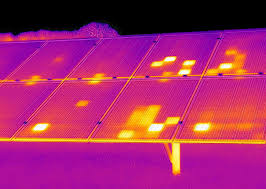
#> input picture images.jpg, 266 x 189 px
$ python image_processor.py images.jpg   (older library calls are emulated)
#> lines starting #> are read from the running program, lines starting #| are printed output that depends on the picture; after the words box and inside, x2 and y2 are one past the last pixel; in counts of white or black regions, pixels touching at a corner belong together
#Author: William Tarte
#Current Purpose: Detect the lit IR bright spot on an image of a solar panel

##TODO: Pre-proccess the image to get better detection
## Processing techniques: https://docs.opencv.org/3.1.0/d4/d13/tutorial_py_filtering.html


#import necessary packages
import cv2
import numpy as np
import argparse
import sys

#Class that does the image manipulation/holds the necessary information
class Detection(object):

    def __init__(self, img_path):

        self.image_path = img_path #String of the image path /// make sure it has double \\
        self.image_matrix = self.calculate_matrix() #Matrix representation of the grayscale image with preprocessing
        self.histogram, self.bin_edges = self.calculate_histogram() #Frequency values, left bin edges of the histogram
        self.peaks, self.valleys, self.lastmin, self.lastmax = self.find_t() #Pixel intensity values for peaks, values AND last valley value, last peak value

        #This thresholding uses my simple algorithm to find the best threshold value
        #It might be worth looking into Otsu's Method, Iterative Selection Thresholding Method and  balanced histogram thresholding method
        ret, self.thresh = cv2.threshold(self.image_matrix, self.lastmin , 255, cv2.THRESH_BINARY) #Applies thresholding to the input image

        self.detect()

    def calculate_histogram(self):
        """
        Calculates the input image's histogram and returns the pixel intensity
        frequency values and the left bin(category) edges
        """
        hist, bin_e = np.histogram(self.image_matrix, bins=range(self.image_matrix.min(),self.image_matrix.max()+1, 1))
        return hist, bin_e

    def calculate_matrix(self):
        """
        Reads the image in grayscale, and applies preprocessing.
        Returns the matrix representation (numpy) of the image.
        """
        img = cv2.imread(self.image_path, 0)
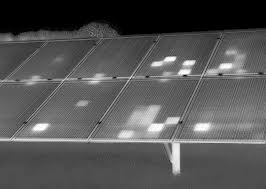
#> img: shape (189, 266); min 0, max 255, mean 84.2
        img = cv2.GaussianBlur(img,(5,5),0)
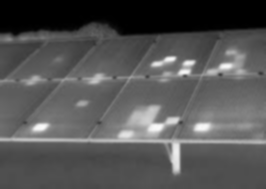
#> img: shape (189, 266); min 0, max 250, mean 84.2
#> in calculate_histogram, `hist, bin_e = np.histogram(self.image_matrix, bins=range(self.image_ma..`: hist = 250 values, max 6716 at index 0, min 8 at index 25, mean 201.1; bin_e = 251 values from 0 to 250
#> in __init__, `self.histogram, self.bin_edges = self.calculate_histogram()`: self.histogram has the same summary as hist in calculate_histogram
        return img

    def find_t(self):
        """
        Iteratively combs through the histogram to find the best threshold value.
        Returns the valley/peak values and the last peak/valley(threshold).
        """
        peaks = list()
        valleys = list()
        for index in range(0, len(self.bin_edges)-2):
            if self.histogram[index-1] > self.histogram[index] < self.histogram[index +1]:
                valleys.append(self.bin_edges[index])
            elif self.histogram[index-1] < self.histogram[index] > self.histogram[index +1]:
                peaks.append(self.bin_edges[index])
            else:
                continue
#> after the loop, peaks = 65 values from 0 to 247; valleys = 65 values from 6 to 246

        lastmax = peaks[-1]
#> lastmax = 247
        i = len(valleys) - 1
#> i = 64

        while valleys[i] >= lastmax:
            i = i - 1
#> this loop made 0 passes
#> after the loop, i = 64

        lastmin = valleys[i]
#> lastmin = 246
#> in __init__, `self.peaks, self.valleys, self.lastmin, self.lastmax = self.find_t()`: self.peaks = 65 values from 0 to 247; self.valleys = 65 values from 6 to 246; self.lastmin = 246; self.lastmax = 247
#> in __init__, `ret, self.thresh = cv2.threshold(self.image_matrix, self.lastmin , 255..`:
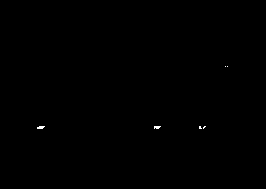
#> self.thresh: shape (189, 266); 0.1% white in thin lines or dots, all inside (x1, y1, x2, y2) = (37, 66, 228, 129)
#> in __init__, `ret, self.thresh = cv2.threshold(self.image_matrix, self.lastmin , 255..`: ret = 246
        return peaks, valleys, lastmin, lastmax

    def detect(self): #Need to optimize for better recognition.
        """
        Analyzes the thresholded image to find the components (IR spots in this case)
        and saves a copy of the original image with the IR spots highlighted.
        CURRENTLY NOT 100% EFFICIENT.
        """

        #Coordinates of all the non zero pixels
        coord = np.transpose(np.nonzero(self.thresh))
#> coord = 50 pairs, first value 66 to 128, second value 37 to 227

        CONNECTIVITY = 4 #Can be 4 or 8

        output = cv2.connectedComponentsWithStats(self.thresh, CONNECTIVITY, cv2.CV_32S) #This is a really whack OpenCV function

        #Which returns
        num_l = output[0] #The number of labels
#> num_l = 7
        labels = output[1] #The labels themselves
#> labels: shape (189, 266) int32; 7 distinct labels, from 0 to 6
        stats = output[2]   #The stats accessed with stats[label, column]
#> stats = [[0, 0, 266, 189, 50224], [225, 66, 1, 1, 1], [227, 66, 1, 1, 1], [37, 126, 8, 3, 19], [154, 126, 7, 3, 17], [199, 126, 3, 3, 7], [203, 126, 3, 3, 5]]
        centroids = output[3] #The center of the components
#> centroids = [[132.5, 93.97], [225, 66], [227, 66], [40.32, 127], [156.6, 126.8], [199.7, 127.1], [203.8, 126.8]]

        # [4 lines of commented-out code are left out]

        copy = self.image_matrix.copy()

        copy = cv2.cvtColor(copy, cv2.COLOR_GRAY2BGR)
        for center in centroids[1:]:
            cv2.circle(copy, (int(center[0]), int(center[1])), 4, (255, 0, 0), thickness=-1)
#> this loop made 6 passes
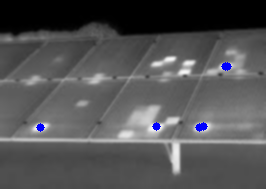
#> copy: shape (189, 266, 3); mean B, G, R 84.3, 83.1, 83.1

        string = self.image_path.split("\\")[-1]
        components = string.split(".")
        name = components[0] + "_results" +"." + components[-1]

        cv2.imwrite(name, copy)
        return None

if __name__ == "__main__":

    try:
        parser = argparse.ArgumentParser(description="This is a python program to tag IR beacons on solar panels")

        parser.add_argument("path", action = 'store', type = str, help="You pass the image path as an argument")

        args = parser.parse_args()

        if args.path:
            try:
                IR_detection = Detection(args.path.encode('unicode_escape').decode())
                print("Code ran without problem")
            except Exception as e:
                print("Encountoured an exception of type:", e)
                sys.exit()
            else:
                sys.exit()
#> (the program exits here)
